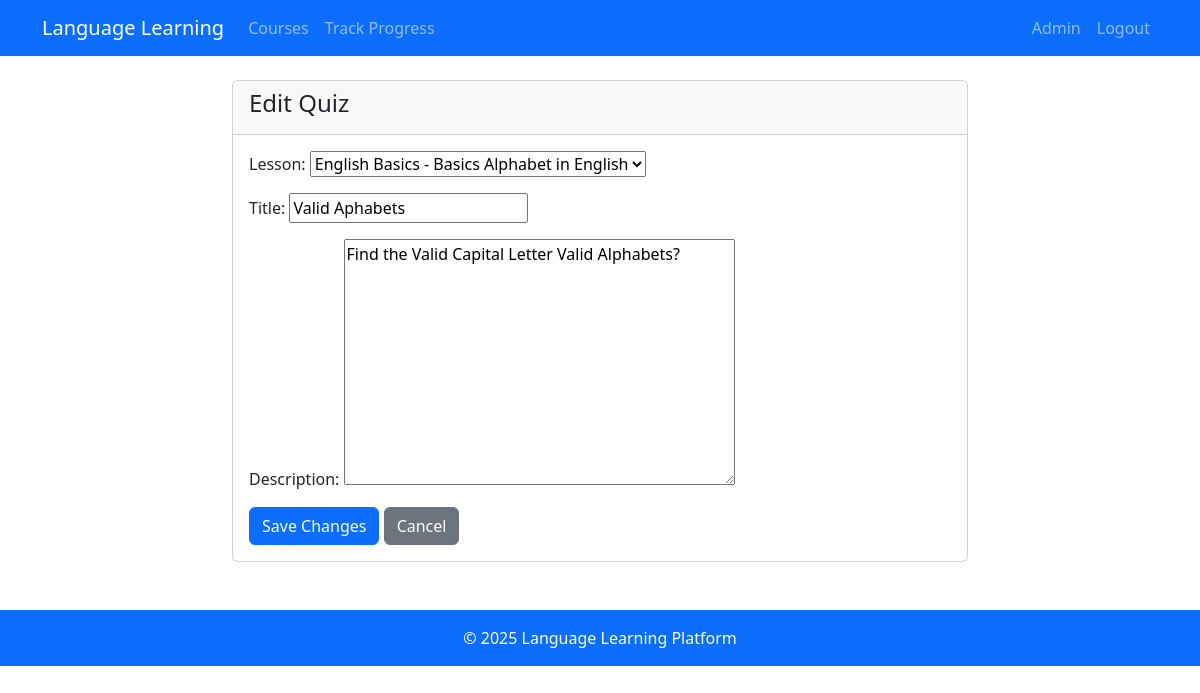
The page /quizzes/1/edit/ (signed in) on the database its author committed.
### learning/models.py (models this page shows, shortened)
class Quiz(models.Model):
    lesson = models.ForeignKey(Lesson, on_delete=models.CASCADE)
    title = models.CharField(max_length=200)
    description = models.TextField(blank=True)

class Course(models.Model):
    title = models.CharField(max_length=200)
    language = models.ForeignKey(Language, on_delete=models.CASCADE)
    description = models.TextField()
    created_at = models.DateTimeField(auto_now_add=True)
    updated_at = models.DateTimeField(auto_now=True)
    difficulty = models.IntegerField(
        validators=[MinValueValidator(1), MaxValueValidator(5)]
    )
    is_active = models.BooleanField(default=True)

class Lesson(models.Model):
    course = models.ForeignKey(Course, on_delete=models.CASCADE)
    title = models.CharField(max_length=200)
    content = models.TextField()
    order = models.PositiveIntegerField()
    class Meta:
        ordering = ['order']
    def __str__(self):
        return f"{self.course.title} - {self.title}"

### learning/views.py (the view)
# urls.py: path('quizzes/<int:quiz_id>/edit/', views.edit_quiz, name='edit_quiz'),
@login_required
@user_passes_test(is_admin)
def edit_quiz(request, quiz_id):
    quiz = get_object_or_404(Quiz, pk=quiz_id)
    if request.method == 'POST':
        form = QuizForm(request.POST, instance=quiz)
        if form.is_valid():
            form.save()
            messages.success(request, 'Quiz updated successfully!')
            return redirect('lesson_detail', lesson_id=quiz.lesson.id)
    else:
        form = QuizForm(instance=quiz)
    return render(request, 'quizzes/edit_quiz.html', {'form': form, 'quiz': quiz})

### learning/forms.py
class QuizForm(forms.ModelForm):
    class Meta:
        model = Quiz
        fields = ('lesson', 'title', 'description')

### learning/views.py (called while the page is built)
def is_admin(user):
    return user.is_superuser

### templates/quizzes/edit_quiz.html (shortened to what this page needs)
{% extends 'base.html' %}
{% block content %}
<div class="row justify-content-center">
    <div class="col-md-8">
        <div class="card">
            <div class="card-header">
                <h4>Edit Quiz</h4>
            </div>
            <div class="card-body">
                <form method="post">
                    {{ form.as_p }}
                    <button type="submit" class="btn btn-primary">Save Changes</button>
                    <a href="{% url 'quiz_detail' quiz.id %}" class="btn btn-secondary">Cancel</a>
                </form>
            </div>
        </div>
    </div>
</div>
{% endblock %}

### templates/base.html (style rules this page uses)
body { padding-top: 56px; }

### rows shown on the page
Quiz: lesson "English Basics - Basics Alphabet in English", description "Find the Valid Capital Letter Valid Alphabets?"
Course: title "Valid Aphabets"
